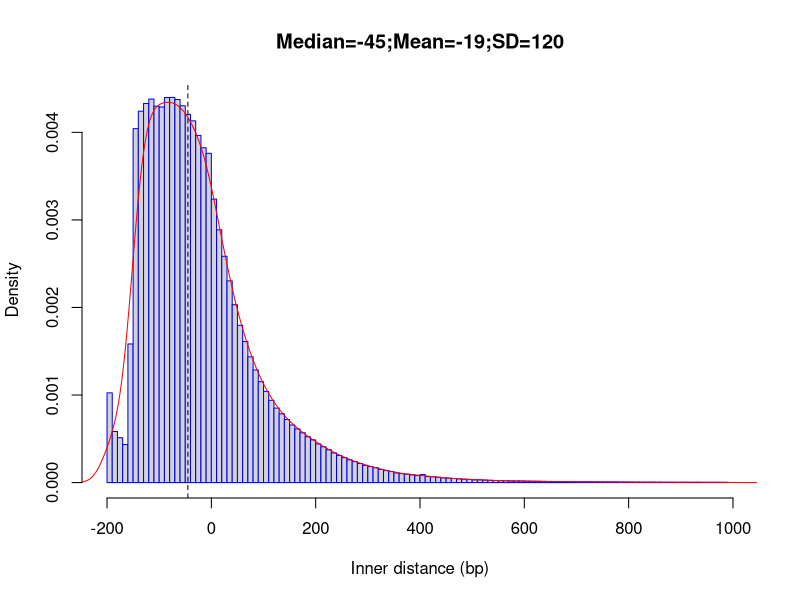

This figure's R source:
png("/rds/user/is460/hpc-work/muscle-rnaseq/ezbamqc/output/figs/srpk3_hom_ttnb_het_10.inner_distance_plot.png",width=500,height=500,units="px")
fragsize=rep(c(-195,-185,-175,-165,-155,-145,-135,-125,-115,-105,-95,-85,-75,-65,-55,-45,-35,-25,-15,-5,5,15,25,35,45,55,65,75,85,95,105,115,125,135,145,155,165,175,185,195,205,215,225,235,245,255,265,275,285,295,305,315,325,335,345,355,365,375,385,395,405,415,425,435,445,455,465,475,485,495,505,515,525,535,545,555,565,575,585,595,605,615,625,635,645,655,665,675,685,695,705,715,725,735,745,755,765,775,785,795,805,815,825,835,845,855,865,875,885,895,905,915,925,935,945,955,965,975,985),times=c(140902,80256,70410,59768,217637,555672,583095,595125,602049,590925,589602,604502,604680,601402,591479,578011,567855,544980,525571,516947,444981,396794,355288,316740,279188,246908,221575,197410,176792,158431,143175,129180,116922,108007,99032,90387,84222,78214,71978,67055,60669,56226,51606,46575,42558,39243,35761,33030,29989,27049,25190,23511,20709,18859,17389,15209,14092,13129,12110,11087,12669,9537,9049,8364,7493,6865,6442,5916,5273,4888,4378,4321,3911,3538,3165,2997,2858,2620,2558,2547,2161,2065,2099,1892,1808,1690,1587,1539,1457,1347,1323,1153,1158,1066,1072,998,922,988,778,796,744,663,675,657,644,579,573,570,553,469,513,465,474,515,444,465,456,446,403))
frag_sd = round(sd(fragsize),digits=0)
frag_mean = round(mean(fragsize),digits=0)
frag_median = round(median(fragsize),digits=0)
hist(fragsize,probability=T,breaks=120,xlim=c(-200,1000),xlab="Inner distance (bp)",main=paste(c("Median=",frag_median,";","Mean=",frag_mean,";","SD=",frag_sd),collapse=""),border="blue")
lines(density(fragsize,bw=20),col='red')
abline(v=frag_median,lty=2)
dev.state = dev.off()
